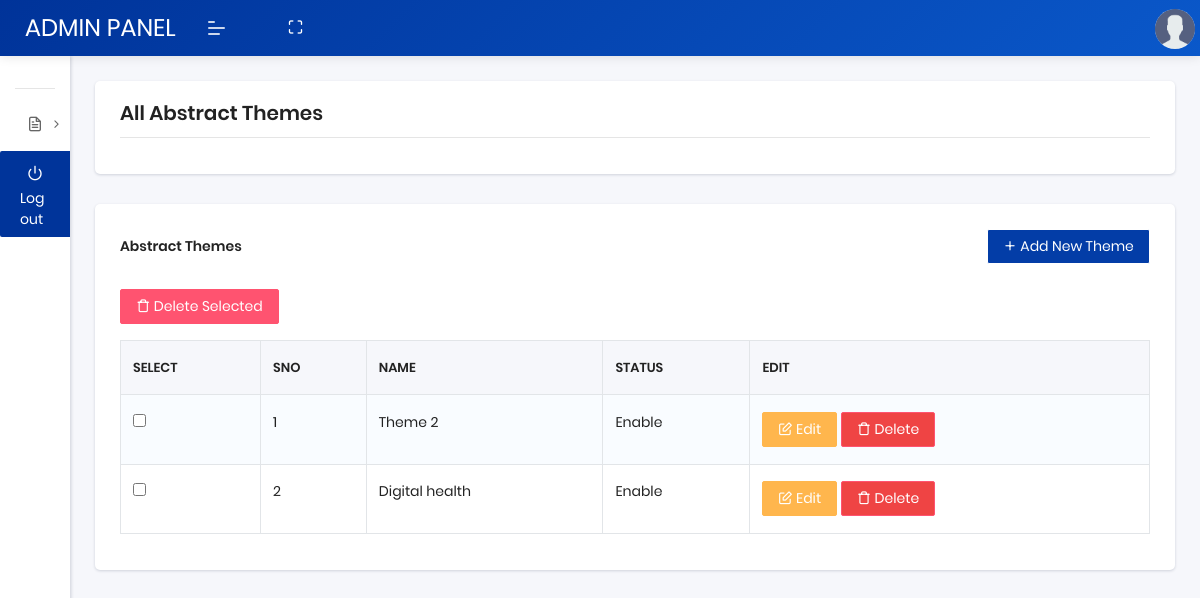
Screenshot of /manage-abstract-themes.php (signed in) with the database file from the repository.
### tables this page shows
CREATE TABLE `abstract_theme` (
  `id` int(11) NOT NULL,
  `name` varchar(255) NOT NULL,
  `status` varchar(10) NOT NULL DEFAULT '1',
  `created_at` timestamp NOT NULL DEFAULT current_timestamp()
);

### manage-abstract-themes.php (the view, shortened to what this page needs)
<?php
include("db/config.php");
include("abstract_helpers.php");
$query = "SELECT * FROM abstract_theme ORDER BY id DESC";
$result = mysqli_query($db, $query);
?>
<!DOCTYPE html>
<html lang="en">
<head>
    <link rel="stylesheet" href="assets/css/plugins/dataTables.bootstrap4.min.css">
    <link rel="stylesheet" href="assets/css/style.css">
    <?php echo abstract_swal_css(); ?>
</head>
<body>
    <?php include("header.php"); ?>
    <?php include("navbar.php"); ?>
    <section class="pcoded-main-container">
        <div class="pcoded-content">
            <div class="page-header">
                <div class="page-block">
                    <div class="row align-items-center">
                        <div class="col-md-12">
                            <div class="page-header-title">
                                <h5 class="m-b-10">All Abstract Themes</h5>
                            </div>
                        </div>
                    </div>
                </div>
            </div>
            <div class="row">
                <div class="col-sm-12">
                    <div class="card">
                        <div class="card-header table-card-header d-flex justify-content-between align-items-center">
                            <h5 class="mb-0">Abstract Themes</h5>
                            <a href="add-abstract-theme.php" class="btn btn-secondary">
                                <i class="feather icon-plus"></i> Add New Theme
                            </a>
                        </div>
                        <div class="card-body">
                            <form id="deleteMForm" action="delete-abstract-theme.php" method="post">
                                <button type="button" id="deleteSelected" class="btn btn-danger">
                                    <i class="feather icon-trash"></i> Delete Selected
                                </button>
                                <div class="dt-responsive table-responsive mt-3">
                                    <table id="basic-btn" class="table table-striped table-bordered nowrap">
                                        <thead>
                                            <tr>
                                                <th>SELECT</th>
                                                <th>SNO</th>
                                                <th>NAME</th>
                                                <th>STATUS</th>
                                                <th>EDIT</th>
                                            </tr>
                                        </thead>
                                        <tbody>
                                            <?php
                                            $count = 1;
                                            while ($row = mysqli_fetch_assoc($result)) {
                                                $encoded_id = base64_encode($row['id']);
                                            ?>
                                                <tr class="record">
                                                    <td><input type="checkbox" name="theme_ids[]" value="<?php echo $encoded_id; ?>"></td>
                                                    <td><?php echo $count; ?></td>
                                                    <td><?php echo htmlspecialchars($row['name']); ?></td>
                                                    <td><?php echo ($row['status'] == 1) ? 'Enable' : 'Disable'; ?></td>
                                                    <td>
                                                        <a href="edit-abstract-theme.php?id=<?php echo $encoded_id; ?>" class="btn btn-warning">
                                                            <i class="feather icon-edit"></i> Edit
                                                        </a>
                                                        <a href="javascript:void(0)" class="btn btn-danger delete-btn" data-id="<?php echo $encoded_id; ?>">
                                                            <i class="feather icon-trash"></i> Delete
                                                        </a>
                                                    </td>
                                                </tr>
                                            <?php
                                                $count++;
                                            }
                                            ?>
                                        </tbody>
                                    </table>
                                </div>
                            </form>
                        </div>
                    </div>
                </div>
            </div>
        </div>
    </section>
</body>
</html>

### rows the page displays
abstract_theme: name "Theme 2", status "Enable"
abstract_theme: name "Digital health", status "Enable"
